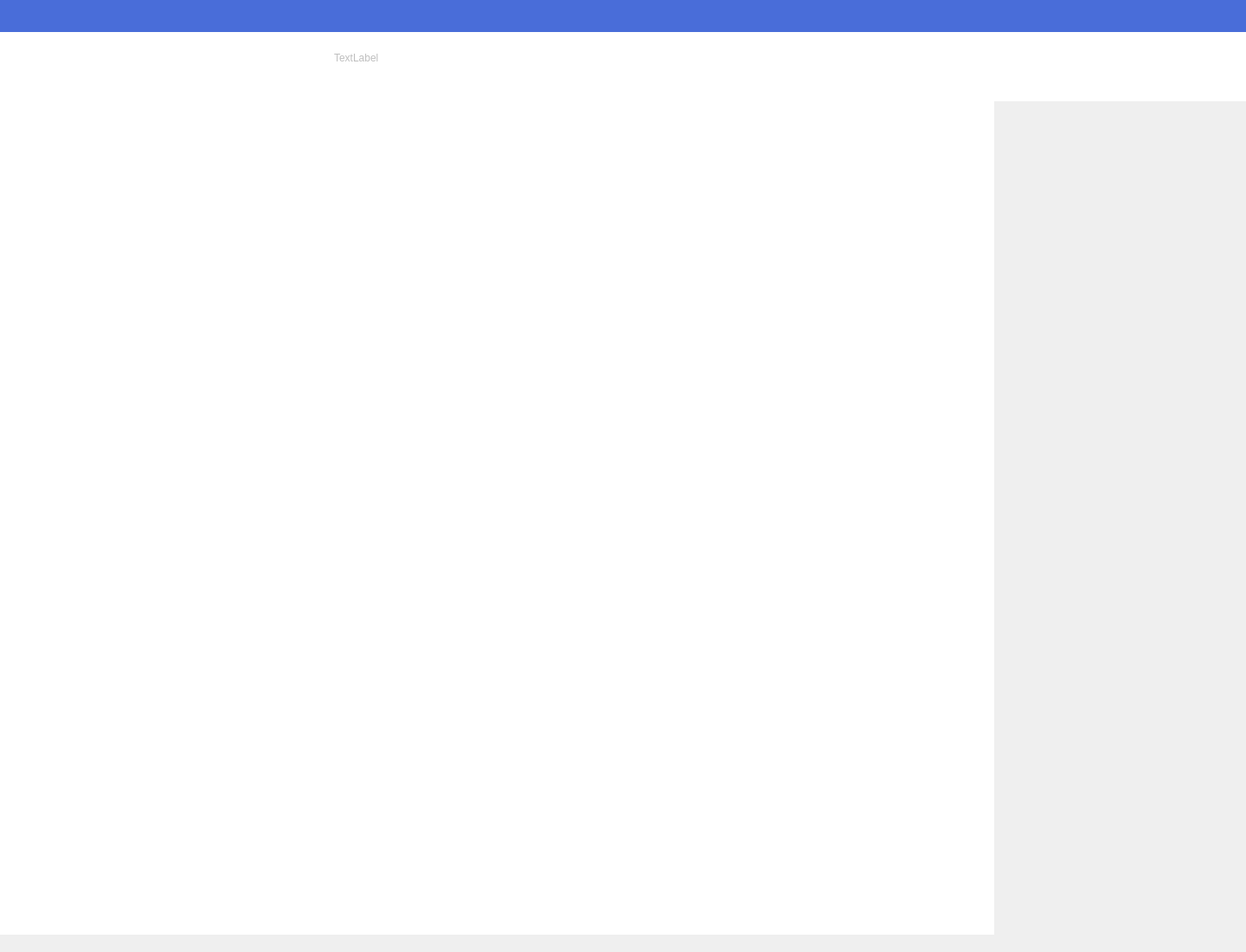
<?xml version="1.0" encoding="UTF-8"?>
<ui version="4.0">
 <class>MainWidget</class>
 <widget class="QWidget" name="MainWidget">
  <property name="enabled">
   <bool>false</bool>
  </property>
  <property name="geometry">
   <rect>
    <x>0</x>
    <y>0</y>
    <width>1440</width>
    <height>1100</height>
   </rect>
  </property>
  <property name="windowTitle">
   <string>Form</string>
  </property>
  <widget class="QWidget" name="widget" native="true">
   <property name="geometry">
    <rect>
     <x>0</x>
     <y>0</y>
     <width>1440</width>
     <height>43</height>
    </rect>
   </property>
   <property name="styleSheet">
    <string notr="true">background-color: rgb(73, 109, 217);</string>
   </property>
  </widget>
  <widget class="QWidget" name="widget_2" native="true">
   <property name="enabled">
    <bool>false</bool>
   </property>
   <property name="geometry">
    <rect>
     <x>0</x>
     <y>37</y>
     <width>306</width>
     <height>1043</height>
    </rect>
   </property>
   <property name="styleSheet">
    <string notr="true">background-color: rgb(255, 255, 255);
border-color: rgb(228, 228, 228);</string>
   </property>
  </widget>
  <widget class="QWidget" name="widget_3" native="true">
   <property name="geometry">
    <rect>
     <x>306</x>
     <y>37</y>
     <width>1134</width>
     <height>80</height>
    </rect>
   </property>
   <property name="styleSheet">
    <string notr="true">border-color: rgb(228, 228, 228);
background-color: rgb(255, 255, 255);</string>
   </property>
  </widget>
  <widget class="QWidget" name="widget_4" native="true">
   <property name="geometry">
    <rect>
     <x>306</x>
     <y>117</y>
     <width>1134</width>
     <height>331</height>
    </rect>
   </property>
  </widget>
  <widget class="QWidget" name="widget_5" native="true">
   <property name="enabled">
    <bool>false</bool>
   </property>
   <property name="geometry">
    <rect>
     <x>306</x>
     <y>37</y>
     <width>843</width>
     <height>1043</height>
    </rect>
   </property>
   <property name="styleSheet">
    <string notr="true">background-color: rgb(255, 255, 255);
border-color: rgb(228, 228, 228);</string>
   </property>
   <widget class="QLabel" name="label">
    <property name="geometry">
     <rect>
      <x>80</x>
      <y>20</y>
      <width>69</width>
      <height>19</height>
     </rect>
    </property>
    <property name="text">
     <string>TextLabel</string>
    </property>
   </widget>
  </widget>
  <widget class="QWidget" name="widget_6" native="true">
   <property name="geometry">
    <rect>
     <x>1148</x>
     <y>37</y>
     <width>291</width>
     <height>1043</height>
    </rect>
   </property>
   <property name="sizeIncrement">
    <size>
     <width>32</width>
     <height>32</height>
    </size>
   </property>
   <property name="baseSize">
    <size>
     <width>32</width>
     <height>32</height>
    </size>
   </property>
  </widget>
 </widget>
 <resources/>
 <connections/>
</ui>
